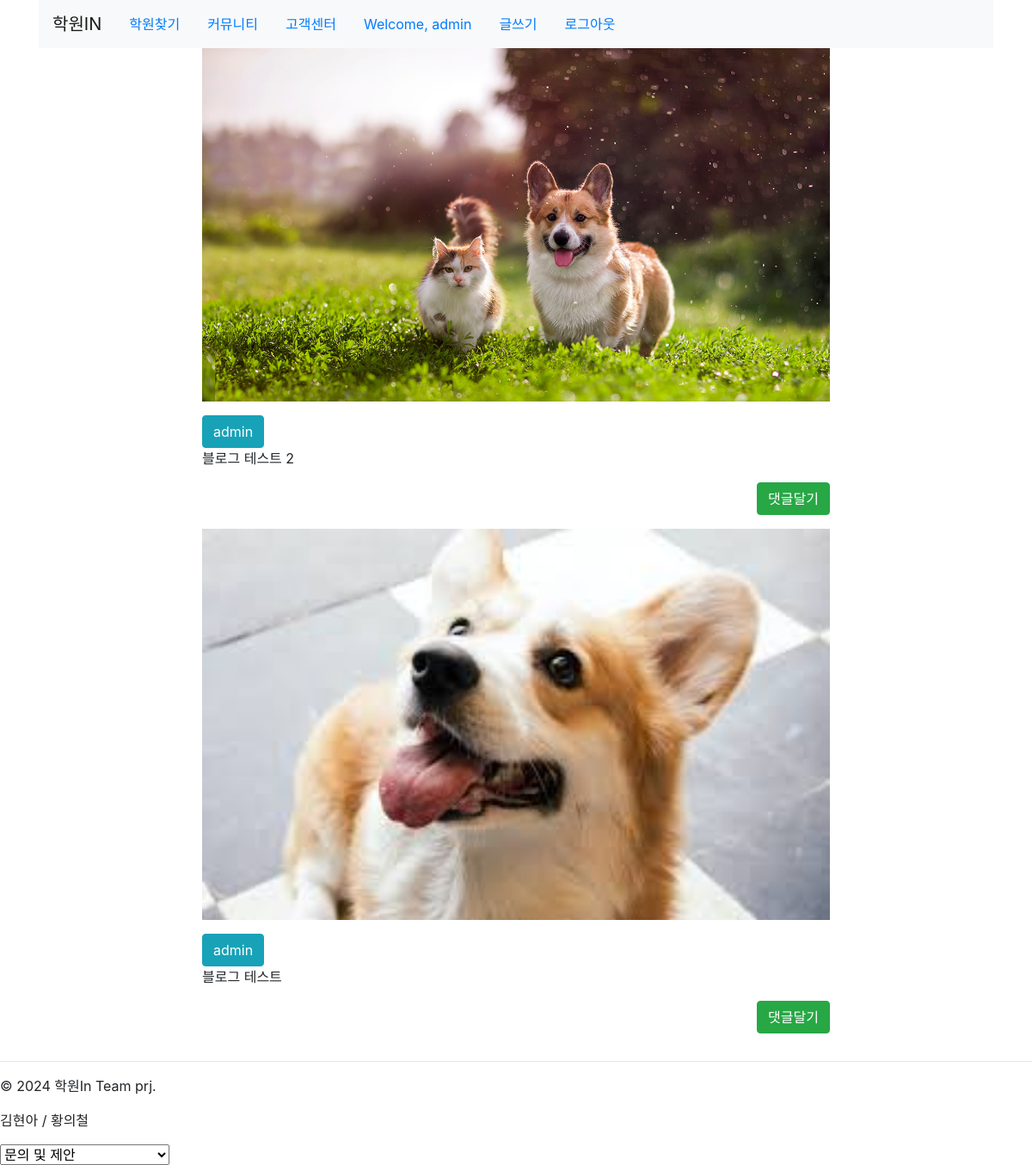
The app's page /blog/ (signed in), older data.
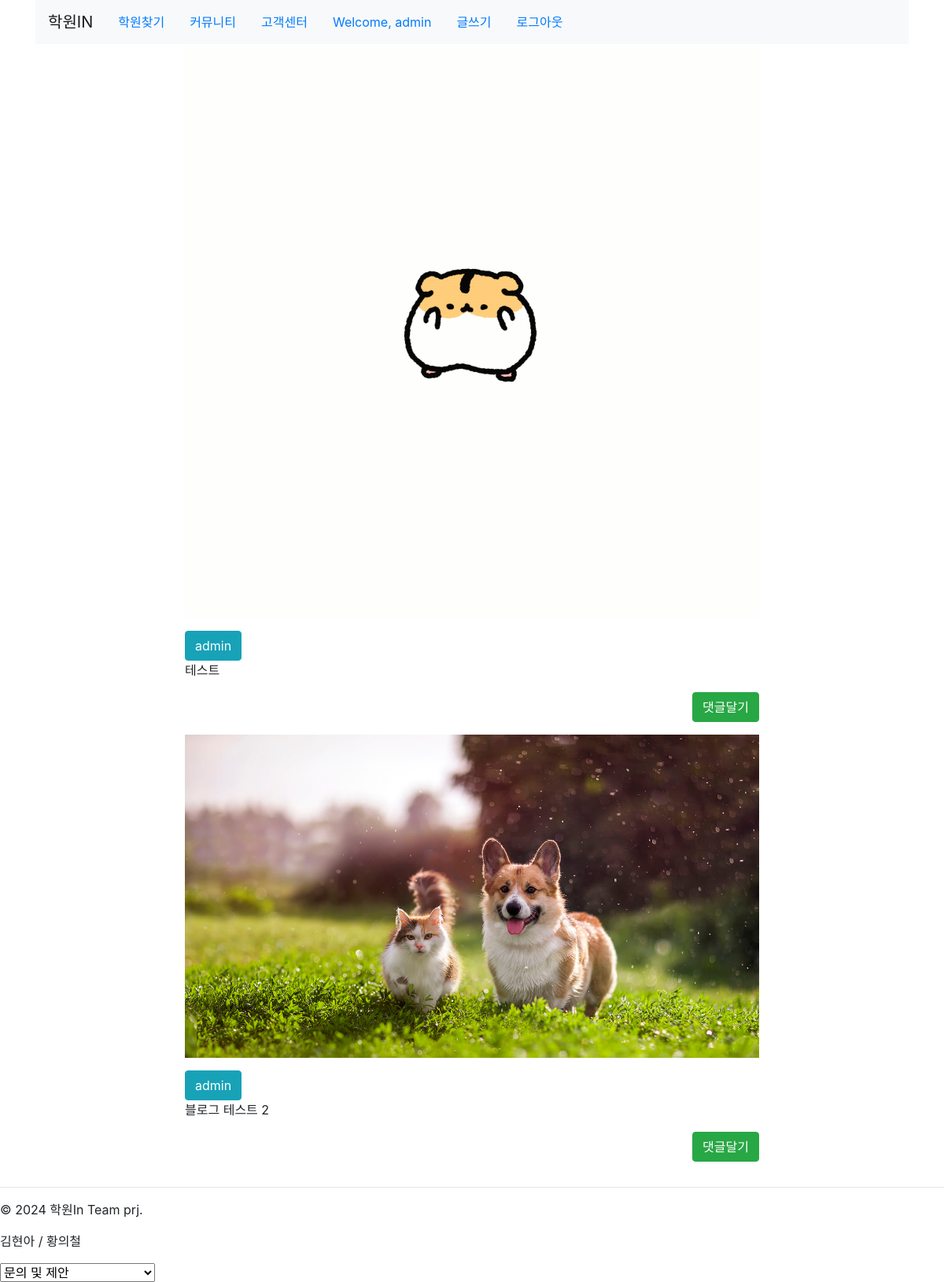
The same page, newer data.
### blog/models.py (models this page shows, shortened)
class Blog(models.Model):
    author = models.ForeignKey(User,on_delete=models.SET_NULL, null=True, related_name='user_blogs')
    photo = models.ImageField(upload_to='photos/%Y/%m/%d', default='photos/no_image.png')
    text = models.TextField()
    created = models.DateTimeField(auto_now_add=True)
    updated = models.DateTimeField(auto_now=True)
    class Meta:
        ordering = ['-updated']

### blog/views.py (the view)
# urls.py: path('', blog_list, name='blog_list'),
@login_required
def blog_list(request):
    blogs = Blog.objects.all()
    return render(request, 'blog/list.html', {'blogs':blogs})

### blog/templates/blog/list.html (shortened to what this page needs)
{% extends 'base.html' %}
{% block content %}
    {% for post in blogs %}
    <div class="row">
        <div class="col-md-2"></div>
        <div class="col-md-8 panel panel-default">
            <p><img src="{{post.photo.url}}" style="width:100%;"></p>
            <button type="button" class="btn btn-xs btn-info">
                {{post.author.username}}
            </button>
            <p>{{post.text|linebreaksbr}}</p>
            <p class="text-right">
                <a href="{% url 'blog:blog_detail' pk=post.id %}" class="btn btn-xs btn-success">댓글달기</a>
            </p>
        </div>
        <div class="col-md-2"></div>
    </div>
    {% endfor%}
{% endblock %}

### templates/base.html (shortened to what this page needs)
<!DOCTYPE html>
<html lang="ko">
<head>
    <link rel="stylesheet" href="https://stackpath.bootstrapcdn.com/bootstrap/4.1.3/css/bootstrap.min.css">
</head>
<body>
<div class="container">
    <header class="header clearfix">
        <nav class="navbar navbar-expand-lg navbar-light bg-light">
            <a class="navbar-brand" href="/">학원IN</a>
            <ul class="nav">
                <li class="nav-item"><a href="{% url 'content:content'%}" class="active nav-link ">학원찾기</a></li>
                <li class="nav-item"><a href="{% url 'blog:blog_list'%}" class="active nav-link ">커뮤니티</a></li>
                <li class="nav-item"><a href="{ % url 'blog:blog_list'%}" class="active nav-link ">고객센터</a></li>
                {% if user.is_authenticated %}
                <li class="nav-item"><a href="#" class="nav-link">Welcome, {{user.get_username}}</a></li>
                <li class="nav-item"><a href="{% url 'blog:blog_upload' %}" class="nav-link">글쓰기</a></li>
                <li class="nav-item"><a href="{% url 'logout' %}" class="nav-link">로그아웃</a></li>
                {% else %}
                <li class="nav-item"><a href="{% url 'login' %}" class="nav-link">로그인</a></li>
                <li class="nav-item"><a href="{% url 'register' %}" class="nav-link">회원가입</a></li>
                {% endif %}
            </ul>
        </nav>
    </header>
    {% block content %}
    {% endblock %}
</div>
<hr>
<footer class="footer">
    <p>&copy; 2024 학원In Team prj. </p>
    <p>김현아 / 황의철 </p>
    <div class="family-site">
        <select name="family" id="family" >
            <option value="#" >문의 및 제안</option>
        </select>
    </div>
</footer>
</body>
</html>

Row changes from the older to the newer data that the page shows:
removed Blog: photo (picture), author.username "admin", text "블로그 테스트"
added Blog: photo (picture), author.username "admin", text "테스트"
